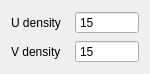
<?xml version="1.0" encoding="UTF-8"?>
<ui version="4.0">
 <class>ParametricModule</class>
 <widget class="QWidget" name="ParametricModule">
  <property name="geometry">
   <rect>
    <x>0</x>
    <y>0</y>
    <width>150</width>
    <height>74</height>
   </rect>
  </property>
  <property name="windowTitle">
   <string>Form</string>
  </property>
  <layout class="QGridLayout" name="gridLayout">
   <item row="0" column="0">
    <widget class="QFrame" name="uFrame">
     <property name="frameShape">
      <enum>QFrame::NoFrame</enum>
     </property>
     <property name="frameShadow">
      <enum>QFrame::Raised</enum>
     </property>
     <property name="lineWidth">
      <number>0</number>
     </property>
     <layout class="QGridLayout" name="gridLayout_4">
      <property name="leftMargin">
       <number>0</number>
      </property>
      <property name="topMargin">
       <number>0</number>
      </property>
      <property name="rightMargin">
       <number>0</number>
      </property>
      <property name="bottomMargin">
       <number>0</number>
      </property>
      <property name="spacing">
       <number>0</number>
      </property>
      <item row="0" column="0">
       <widget class="QLabel" name="uDensityLabel">
        <property name="text">
         <string>U density</string>
        </property>
       </widget>
      </item>
      <item row="0" column="1">
       <widget class="QSpinBox" name="uDensity">
        <property name="buttonSymbols">
         <enum>QAbstractSpinBox::NoButtons</enum>
        </property>
        <property name="accelerated">
         <bool>true</bool>
        </property>
        <property name="minimum">
         <number>2</number>
        </property>
        <property name="maximum">
         <number>5096</number>
        </property>
        <property name="value">
         <number>15</number>
        </property>
       </widget>
      </item>
     </layout>
    </widget>
   </item>
   <item row="1" column="0">
    <widget class="QFrame" name="vFrame">
     <property name="frameShape">
      <enum>QFrame::NoFrame</enum>
     </property>
     <property name="frameShadow">
      <enum>QFrame::Raised</enum>
     </property>
     <layout class="QGridLayout" name="gridLayout_5">
      <property name="leftMargin">
       <number>0</number>
      </property>
      <property name="topMargin">
       <number>0</number>
      </property>
      <property name="rightMargin">
       <number>0</number>
      </property>
      <property name="bottomMargin">
       <number>0</number>
      </property>
      <property name="spacing">
       <number>0</number>
      </property>
      <item row="0" column="0">
       <widget class="QLabel" name="vDensityLabel">
        <property name="text">
         <string>V density</string>
        </property>
       </widget>
      </item>
      <item row="0" column="1">
       <widget class="QSpinBox" name="vDensity">
        <property name="buttonSymbols">
         <enum>QAbstractSpinBox::NoButtons</enum>
        </property>
        <property name="accelerated">
         <bool>true</bool>
        </property>
        <property name="minimum">
         <number>2</number>
        </property>
        <property name="maximum">
         <number>5096</number>
        </property>
        <property name="value">
         <number>15</number>
        </property>
       </widget>
      </item>
     </layout>
    </widget>
   </item>
  </layout>
 </widget>
 <resources/>
 <connections/>
</ui>
